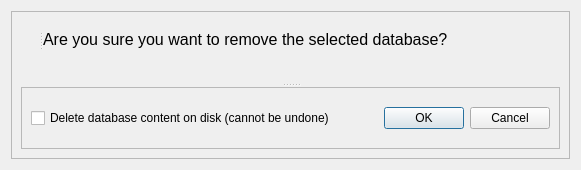
<?xml version="1.0" encoding="UTF-8"?>
<ui version="4.0">
 <class>DBDeleteDialog</class>
 <widget class="QDialog" name="DBDeleteDialog">
  <property name="geometry">
   <rect>
    <x>0</x>
    <y>0</y>
    <width>581</width>
    <height>170</height>
   </rect>
  </property>
  <property name="sizePolicy">
   <sizepolicy hsizetype="Fixed" vsizetype="Fixed">
    <horstretch>0</horstretch>
    <verstretch>0</verstretch>
   </sizepolicy>
  </property>
  <property name="windowTitle">
   <string>Dialog</string>
  </property>
  <layout class="QGridLayout" name="gridLayout_2">
   <item row="0" column="0">
    <widget class="QFrame" name="frame">
     <property name="frameShape">
      <enum>QFrame::StyledPanel</enum>
     </property>
     <property name="frameShadow">
      <enum>QFrame::Raised</enum>
     </property>
     <layout class="QGridLayout" name="gridLayout_3">
      <item row="0" column="0">
       <widget class="QSplitter" name="splitter">
        <property name="orientation">
         <enum>Qt::Vertical</enum>
        </property>
        <widget class="QFrame" name="frame_3">
         <property name="frameShape">
          <enum>QFrame::NoFrame</enum>
         </property>
         <property name="frameShadow">
          <enum>QFrame::Raised</enum>
         </property>
         <layout class="QGridLayout" name="gridLayout_4">
          <item row="0" column="0">
           <widget class="QSplitter" name="splitter_2">
            <property name="orientation">
             <enum>Qt::Horizontal</enum>
            </property>
            <widget class="QLabel" name="label">
             <property name="text">
              <string/>
             </property>
             <property name="pixmap">
              <pixmap>../../images/blueQM.png</pixmap>
             </property>
            </widget>
            <widget class="QLabel" name="label_2">
             <property name="font">
              <font>
               <pointsize>12</pointsize>
              </font>
             </property>
             <property name="text">
              <string>Are you sure you want to remove the selected database?</string>
             </property>
            </widget>
           </widget>
          </item>
          <item row="1" column="0">
           <spacer name="verticalSpacer">
            <property name="orientation">
             <enum>Qt::Vertical</enum>
            </property>
            <property name="sizeHint" stdset="0">
             <size>
              <width>20</width>
              <height>5</height>
             </size>
            </property>
           </spacer>
          </item>
         </layout>
        </widget>
        <widget class="QFrame" name="frame_2">
         <property name="frameShape">
          <enum>QFrame::StyledPanel</enum>
         </property>
         <property name="frameShadow">
          <enum>QFrame::Raised</enum>
         </property>
         <layout class="QGridLayout" name="gridLayout">
          <item row="0" column="0">
           <widget class="QCheckBox" name="delContent">
            <property name="text">
             <string>Delete database content on disk (cannot be undone)</string>
            </property>
           </widget>
          </item>
          <item row="0" column="1">
           <widget class="QDialogButtonBox" name="buttonBox">
            <property name="standardButtons">
             <set>QDialogButtonBox::Cancel|QDialogButtonBox::Ok</set>
            </property>
           </widget>
          </item>
         </layout>
         <zorder>label_2</zorder>
         <zorder>frame_3</zorder>
         <zorder>delContent</zorder>
         <zorder>buttonBox</zorder>
        </widget>
       </widget>
      </item>
     </layout>
    </widget>
   </item>
  </layout>
 </widget>
 <resources/>
 <connections/>
</ui>
